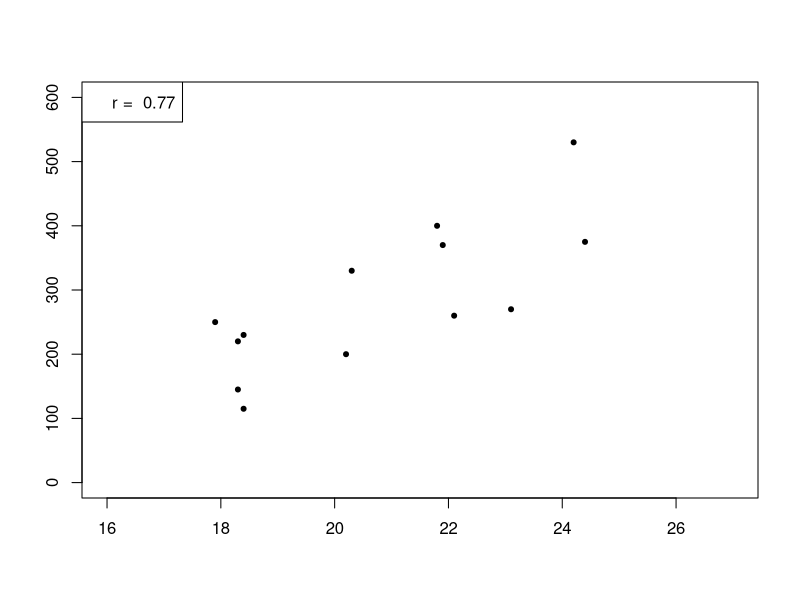

Generate this figure with R:
## Exemplo aula Correlação & Regressão

## Dados ####
x <- c(17.9, 18.3, 18.3, 18.4, 18.4, 20.2, 20.3, 21.8, 21.9, 22.1, 23.1, 24.2, 24.4)
y <- c(250, 220, 145, 115, 230, 200, 330, 400, 370, 260, 270, 530, 375)
plot(y~x, pch=20, xlim = c(16,27), ylim = c(0,600), xlab="", ylab="")
leg.txt <- paste("r = ", round(cor(x,y), digits = 2))
legend("topleft",legend = leg.txt, border = "")

cor(x,y)
